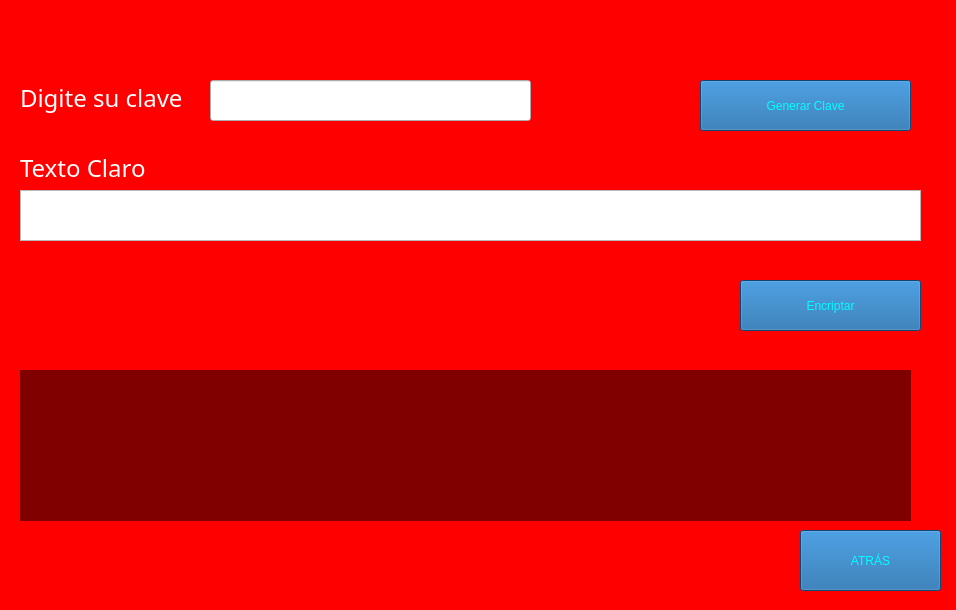
<?xml version="1.0" encoding="UTF-8"?>
<ui version="4.0">
 <class>MainWindow</class>
 <widget class="QMainWindow" name="MainWindow">
  <property name="geometry">
   <rect>
    <x>0</x>
    <y>0</y>
    <width>956</width>
    <height>610</height>
   </rect>
  </property>
  <property name="windowTitle">
   <string>MainWindow</string>
  </property>
  <widget class="QWidget" name="centralwidget">
   <widget class="QLabel" name="userTextLabel">
    <property name="geometry">
     <rect>
      <x>20</x>
      <y>150</y>
      <width>511</width>
      <height>36</height>
     </rect>
    </property>
    <property name="palette">
     <palette>
      <active>
       <colorrole role="WindowText">
        <brush brushstyle="SolidPattern">
         <color alpha="255">
          <red>255</red>
          <green>255</green>
          <blue>255</blue>
         </color>
        </brush>
       </colorrole>
      </active>
      <inactive>
       <colorrole role="WindowText">
        <brush brushstyle="SolidPattern">
         <color alpha="255">
          <red>255</red>
          <green>255</green>
          <blue>255</blue>
         </color>
        </brush>
       </colorrole>
      </inactive>
      <disabled>
       <colorrole role="WindowText">
        <brush brushstyle="SolidPattern">
         <color alpha="255">
          <red>120</red>
          <green>120</green>
          <blue>120</blue>
         </color>
        </brush>
       </colorrole>
      </disabled>
     </palette>
    </property>
    <property name="font">
     <font>
      <family>Berlin Sans FB</family>
      <pointsize>18</pointsize>
     </font>
    </property>
    <property name="text">
     <string>Texto Claro</string>
    </property>
   </widget>
   <widget class="QPlainTextEdit" name="plainText">
    <property name="geometry">
     <rect>
      <x>20</x>
      <y>190</y>
      <width>901</width>
      <height>51</height>
     </rect>
    </property>
   </widget>
   <widget class="QLabel" name="keyLabel">
    <property name="geometry">
     <rect>
      <x>20</x>
      <y>80</y>
      <width>191</width>
      <height>36</height>
     </rect>
    </property>
    <property name="palette">
     <palette>
      <active>
       <colorrole role="WindowText">
        <brush brushstyle="SolidPattern">
         <color alpha="255">
          <red>255</red>
          <green>255</green>
          <blue>255</blue>
         </color>
        </brush>
       </colorrole>
      </active>
      <inactive>
       <colorrole role="WindowText">
        <brush brushstyle="SolidPattern">
         <color alpha="255">
          <red>255</red>
          <green>255</green>
          <blue>255</blue>
         </color>
        </brush>
       </colorrole>
      </inactive>
      <disabled>
       <colorrole role="WindowText">
        <brush brushstyle="SolidPattern">
         <color alpha="255">
          <red>120</red>
          <green>120</green>
          <blue>120</blue>
         </color>
        </brush>
       </colorrole>
      </disabled>
     </palette>
    </property>
    <property name="font">
     <font>
      <family>Berlin Sans FB</family>
      <pointsize>18</pointsize>
     </font>
    </property>
    <property name="text">
     <string>Digite su clave</string>
    </property>
   </widget>
   <widget class="QLineEdit" name="keyInput">
    <property name="geometry">
     <rect>
      <x>210</x>
      <y>80</y>
      <width>321</width>
      <height>41</height>
     </rect>
    </property>
   </widget>
   <widget class="QPushButton" name="keyBotton">
    <property name="geometry">
     <rect>
      <x>700</x>
      <y>80</y>
      <width>211</width>
      <height>51</height>
     </rect>
    </property>
    <property name="styleSheet">
     <string notr="true">background-color: rgb(21, 99, 165);
color: #00ffff;
font: 14pt &quot;Berlin Sans FB&quot;;</string>
    </property>
    <property name="text">
     <string>Generar Clave</string>
    </property>
   </widget>
   <widget class="QPushButton" name="encriptar1">
    <property name="geometry">
     <rect>
      <x>740</x>
      <y>280</y>
      <width>181</width>
      <height>51</height>
     </rect>
    </property>
    <property name="styleSheet">
     <string notr="true">background-color: rgb(21, 99, 165);
color: #00ffff;
font: 14pt &quot;Berlin Sans FB&quot;;</string>
    </property>
    <property name="text">
     <string>Encriptar</string>
    </property>
   </widget>
   <widget class="QLabel" name="fondo">
    <property name="geometry">
     <rect>
      <x>0</x>
      <y>0</y>
      <width>1000</width>
      <height>615</height>
     </rect>
    </property>
    <property name="styleSheet">
     <string notr="true">background-color: #ff0000;</string>
    </property>
    <property name="text">
     <string/>
    </property>
    <property name="pixmap">
     <pixmap>Imag1.jpg</pixmap>
    </property>
    <property name="scaledContents">
     <bool>false</bool>
    </property>
   </widget>
   <widget class="QLabel" name="encrOut">
    <property name="geometry">
     <rect>
      <x>20</x>
      <y>370</y>
      <width>891</width>
      <height>151</height>
     </rect>
    </property>
    <property name="font">
     <font>
      <pointsize>9</pointsize>
      <weight>75</weight>
      <bold>true</bold>
     </font>
    </property>
    <property name="styleSheet">
     <string notr="true">background-color:rgba(0,0,0,50%);
color:'white';
padding: 5px 15px 5px 15px;</string>
    </property>
    <property name="inputMethodHints">
     <set>Qt::ImhMultiLine</set>
    </property>
    <property name="text">
     <string/>
    </property>
    <property name="scaledContents">
     <bool>false</bool>
    </property>
    <property name="alignment">
     <set>Qt::AlignJustify|Qt::AlignVCenter</set>
    </property>
    <property name="wordWrap">
     <bool>true</bool>
    </property>
    <property name="textInteractionFlags">
     <set>Qt::LinksAccessibleByMouse|Qt::TextSelectableByKeyboard|Qt::TextSelectableByMouse</set>
    </property>
   </widget>
   <widget class="QPushButton" name="back">
    <property name="geometry">
     <rect>
      <x>800</x>
      <y>530</y>
      <width>141</width>
      <height>61</height>
     </rect>
    </property>
    <property name="styleSheet">
     <string notr="true">background-color: rgb(21, 99, 165);
color: #00ffff;
font: 14pt &quot;Berlin Sans FB&quot;;</string>
    </property>
    <property name="text">
     <string>ATRÁS</string>
    </property>
   </widget>
   <zorder>fondo</zorder>
   <zorder>userTextLabel</zorder>
   <zorder>plainText</zorder>
   <zorder>keyLabel</zorder>
   <zorder>keyInput</zorder>
   <zorder>keyBotton</zorder>
   <zorder>encriptar1</zorder>
   <zorder>encrOut</zorder>
   <zorder>back</zorder>
  </widget>
 </widget>
 <resources/>
 <connections/>
</ui>
